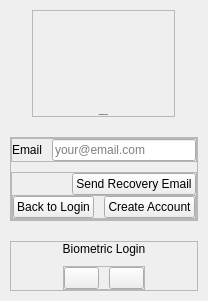
     <widget class="QWidget" name="passwordRecoveryPage">
      <layout class="QVBoxLayout" name="verticalLayout_19">
       <property name="spacing">
        <number>0</number>
       </property>
       <property name="leftMargin">
        <number>0</number>
       </property>
       <property name="topMargin">
        <number>0</number>
       </property>
       <property name="rightMargin">
        <number>0</number>
       </property>
       <property name="bottomMargin">
        <number>0</number>
       </property>
       <item>
        <widget class="QWidget" name="widget_3" native="true">
         <layout class="QVBoxLayout" name="verticalLayout_14">
          <property name="spacing">
           <number>10</number>
          </property>
          <property name="leftMargin">
           <number>10</number>
          </property>
          <property name="topMargin">
           <number>10</number>
          </property>
          <property name="rightMargin">
           <number>10</number>
          </property>
          <property name="bottomMargin">
           <number>10</number>
          </property>
          <item alignment="Qt::AlignmentFlag::AlignHCenter|Qt::AlignmentFlag::AlignBottom">
           <widget class="QFrame" name="header_3">
            <property name="frameShape">
             <enum>QFrame::Shape::StyledPanel</enum>
            </property>
            <property name="frameShadow">
             <enum>QFrame::Shadow::Raised</enum>
            </property>
            <layout class="QVBoxLayout" name="verticalLayout_15">
             <property name="spacing">
              <number>10</number>
             </property>
             <property name="leftMargin">
              <number>0</number>
             </property>
             <property name="topMargin">
              <number>0</number>
             </property>
             <property name="rightMargin">
              <number>0</number>
             </property>
             <property name="bottomMargin">
              <number>0</number>
             </property>
             <item alignment="Qt::AlignmentFlag::AlignHCenter">
              <widget class="QLabel" name="logo_3">
               <property name="minimumSize">
                <size>
                 <width>141</width>
                 <height>93</height>
                </size>
               </property>
               <property name="maximumSize">
                <size>
                 <width>141</width>
                 <height>93</height>
                </size>
               </property>
               <property name="text">
                <string />
               </property>
               <property name="pixmap">
                <pixmap resource="../assets/assets.qrc">:/images/images/TRUSTED IN_GREY.png</pixmap>
               </property>
               <property name="scaledContents">
                <bool>true</bool>
               </property>
              </widget>
             </item>
             <item>
              <widget class="QLabel" name="label_14">
               <property name="font">
                <font>
                 <pointsize>-1</pointsize>
                 <bold>true</bold>
                </font>
               </property>
               <property name="text">
                <string>Password Recovery</string>
               </property>
               <property name="alignment">
                <set>Qt::AlignmentFlag::AlignCenter</set>
               </property>
              </widget>
             </item>
            </layout>
           </widget>
          </item>
          <item>
           <widget class="QCustomHorizontalSeparator" name="customHorizontalSeparator_7" />
          </item>
          <item alignment="Qt::AlignmentFlag::AlignTop">
           <widget class="QFrame" name="body_3">
            <property name="frameShape">
             <enum>QFrame::Shape::StyledPanel</enum>
            </property>
            <property name="frameShadow">
             <enum>QFrame::Shadow::Raised</enum>
            </property>
            <layout class="QVBoxLayout" name="verticalLayout_16">
             <property name="spacing">
              <number>10</number>
             </property>
             <property name="leftMargin">
              <number>0</number>
             </property>
             <property name="topMargin">
              <number>0</number>
             </property>
             <property name="rightMargin">
              <number>0</number>
             </property>
             <property name="bottomMargin">
              <number>0</number>
             </property>
             <item>
              <widget class="QFrame" name="frame_9">
               <property name="frameShape">
                <enum>QFrame::Shape::StyledPanel</enum>
               </property>
               <property name="frameShadow">
                <enum>QFrame::Shadow::Raised</enum>
               </property>
               <layout class="QFormLayout" name="formLayout_4">
                <property name="horizontalSpacing">
                 <number>10</number>
                </property>
                <property name="verticalSpacing">
                 <number>0</number>
                </property>
                <property name="leftMargin">
                 <number>0</number>
                </property>
                <property name="topMargin">
                 <number>0</number>
                </property>
                <property name="rightMargin">
                 <number>0</number>
                </property>
                <property name="bottomMargin">
                 <number>0</number>
                </property>
                <item row="0" column="0">
                 <widget class="QLabel" name="label_16">
                  <property name="text">
                   <string>Email</string>
                  </property>
                 </widget>
                </item>
                <item row="0" column="1">
                 <widget class="QLineEdit" name="recoveryMail">
                  <property name="placeholderText">
                   <string>your@email.com</string>
                  </property>
                 </widget>
                </item>
               </layout>
              </widget>
             </item>
             <item>
              <widget class="QFrame" name="frame_10">
               <property name="frameShape">
                <enum>QFrame::Shape::StyledPanel</enum>
               </property>
               <property name="frameShadow">
                <enum>QFrame::Shadow::Raised</enum>
               </property>
               <layout class="QVBoxLayout" name="verticalLayout_17">
                <property name="spacing">
                 <number>0</number>
                </property>
                <property name="leftMargin">
                 <number>0</number>
                </property>
                <property name="topMargin">
                 <number>0</number>
                </property>
                <property name="rightMargin">
                 <number>0</number>
                </property>
                <property name="bottomMargin">
                 <number>0</number>
                </property>
                <item alignment="Qt::AlignmentFlag::AlignRight">
                 <widget class="QPushButton" name="recoveryMailBtn">
                  <property name="minimumSize">
                   <size>
                    <width>100</width>
                    <height>0</height>
                   </size>
                  </property>
                  <property name="cursor">
                   <cursorShape>PointingHandCursor</cursorShape>
                  </property>
                  <property name="styleSheet">
                   <string notr="true" />
                  </property>
                  <property name="text">
                   <string>Send Recovery Email</string>
                  </property>
                 </widget>
                </item>
                <item>
                 <widget class="QCustomHorizontalSeparator" name="customHorizontalSeparator_8" />
                </item>
                <item alignment="Qt::AlignmentFlag::AlignHCenter">
                 <widget class="QFrame" name="frame_11">
                  <property name="frameShape">
                   <enum>QFrame::Shape::StyledPanel</enum>
                  </property>
                  <property name="frameShadow">
                   <enum>QFrame::Shadow::Raised</enum>
                  </property>
                  <layout class="QHBoxLayout" name="horizontalLayout_5">
                   <property name="spacing">
                    <number>10</number>
                   </property>
                   <property name="leftMargin">
                    <number>0</number>
                   </property>
                   <property name="topMargin">
                    <number>0</number>
                   </property>
                   <property name="rightMargin">
                    <number>0</number>
                   </property>
                   <property name="bottomMargin">
                    <number>0</number>
                   </property>
                   <item>
                    <widget class="QPushButton" name="bLoginBtn">
                     <property name="cursor">
                      <cursorShape>PointingHandCursor</cursorShape>
                     </property>
                     <property name="text">
                      <string>Back to Login</string>
                     </property>
                    </widget>
                   </item>
                   <item>
                    <widget class="QPushButton" name="bRegBtn">
                     <property name="cursor">
                      <cursorShape>PointingHandCursor</cursorShape>
                     </property>
                     <property name="text">
                      <string>Create Account</string>
                     </property>
                    </widget>
                   </item>
                  </layout>
                 </widget>
                </item>
               </layout>
              </widget>
             </item>
            </layout>
           </widget>
          </item>
          <item>
           <widget class="QCustomHorizontalSeparator" name="customHorizontalSeparator_9" />
          </item>
          <item alignment="Qt::AlignmentFlag::AlignTop">
           <widget class="QFrame" name="footer_3">
            <property name="frameShape">
             <enum>QFrame::Shape::StyledPanel</enum>
            </property>
            <property name="frameShadow">
             <enum>QFrame::Shadow::Raised</enum>
            </property>
            <layout class="QVBoxLayout" name="verticalLayout_18">
             <property name="spacing">
              <number>10</number>
             </property>
             <property name="leftMargin">
              <number>0</number>
             </property>
             <property name="topMargin">
              <number>0</number>
             </property>
             <property name="rightMargin">
              <number>0</number>
             </property>
             <property name="bottomMargin">
              <number>0</number>
             </property>
             <item>
              <widget class="QLabel" name="label_20">
               <property name="text">
                <string>Biometric Login</string>
               </property>
               <property name="alignment">
                <set>Qt::AlignmentFlag::AlignCenter</set>
               </property>
              </widget>
             </item>
             <item alignment="Qt::AlignmentFlag::AlignHCenter">
              <widget class="QFrame" name="frame_12">
               <property name="maximumSize">
                <size>
                 <width>16777215</width>
                 <height>16777215</height>
                </size>
               </property>
               <property name="frameShape">
                <enum>QFrame::Shape::StyledPanel</enum>
               </property>
               <property name="frameShadow">
                <enum>QFrame::Shadow::Raised</enum>
               </property>
               <layout class="QHBoxLayout" name="horizontalLayout_6">
                <property name="spacing">
                 <number>10</number>
                </property>
                <property name="leftMargin">
                 <number>0</number>
                </property>
                <property name="topMargin">
                 <number>0</number>
                </property>
                <property name="rightMargin">
                 <number>0</number>
                </property>
                <property name="bottomMargin">
                 <number>0</number>
                </property>
                <item>
                 <widget class="QPushButton" name="pushButton_6">
                  <property name="maximumSize">
                   <size>
                    <width>35</width>
                    <height>35</height>
                   </size>
                  </property>
                  <property name="text">
                   <string />
                  </property>
                  <property name="icon">
                   <iconset resource="../Qss/icons/_icons.qrc">
                    <normaloff>:/material_design/icons/material_design/fingerprint.png</normaloff>:/material_design/icons/material_design/fingerprint.png</iconset>
                  </property>
                 </widget>
                </item>
                <item>
                 <widget class="QPushButton" name="pushButton_7">
                  <property name="maximumSize">
                   <size>
                    <width>35</width>
                    <height>35</height>
                   </size>
                  </property>
                  <property name="text">
                   <string />
                  </property>
                  <property name="icon">
                   <iconset resource="../Qss/icons/_icons.qrc">
                    <normaloff>:/font_awesome_brands/icons/font_awesome/brands/windows.png</normaloff>:/font_awesome_brands/icons/font_awesome/brands/windows.png</iconset>
                  </property>
                 </widget>
                </item>
               </layout>
              </widget>
             </item>
            </layout>
           </widget>
          </item>
         </layout>
        </widget>
       </item>
      </layout>
     </widget>
